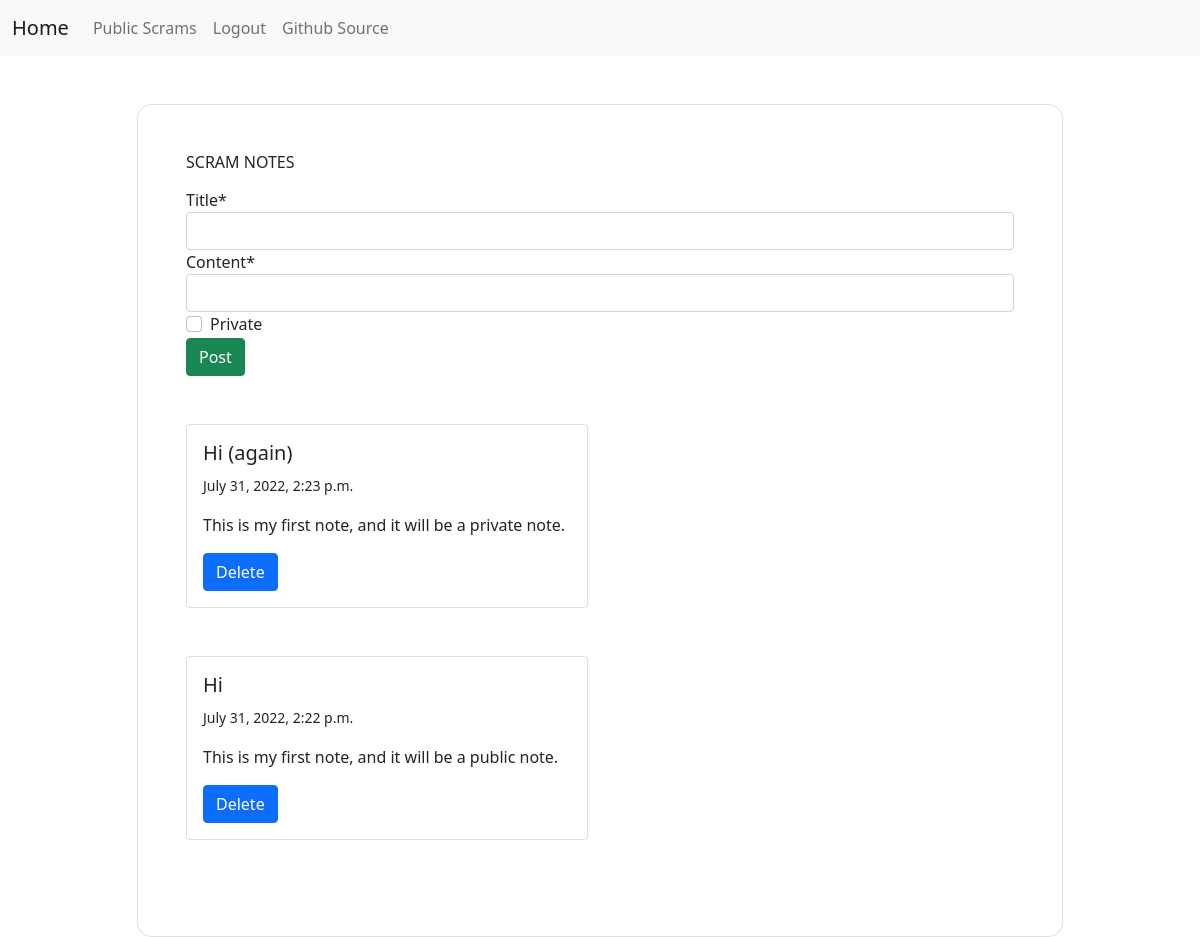
The page / (signed in) on the database its author committed.
### scramapp/models.py (models this page shows)
class scram(models.Model):
    title = models.CharField(max_length=200)
    content = models.CharField(max_length=1000)
    private = models.BooleanField()
    user = models.ForeignKey(User, on_delete=models.CASCADE)
    created_at = models.DateTimeField(auto_now_add=True)
    modified_at = models.DateTimeField(auto_now=True)
    class Meta:
        ordering = ('title',)

### scramapp/views.py (the view, shortened to what this page needs)
# urls.py: path('', home_view, name = 'home'),
def home_view(request):
    user = request.user
    if user.is_anonymous:
        form = UserCreationForm()
        return render(request, 'scramapp/register_user.html', {'form':form})
    form = ScramForm
    my_notes = scram.objects.filter(user=request.user).order_by('-created_at')
    context = {'form':form,'my_notes':my_notes}
    return render(request, 'scramapp/home.html', context)

### scramapp/templates/scramapp/home.html (shortened to what this page needs)
{% extends 'scramapp/base.html' %}
{% load crispy_forms_tags %}
{% block content %}
    <section class="vh-100" style="background-color: white;">
        <div class="container py-5 h-100">
          <div class="row d-flex justify-content-center align-items-center h-100">
            <div class="col col-xl-10">
              <div class="card" style="border-radius: 15px;">
                <div class="card-body p-5">
                  <h6 class="mb-3">SCRAM NOTES</h6>
                  <form action = "" method = "post">
                    {{ form|crispy }}
                    <input type="submit" class="btn btn-success" value=Post>
                </form>
                <br><br>
                <div class="row">
                  <div class="col-sm-6">
                    {% for note in my_notes %}
                    <div class="card">
                      <div class="card-body">
                        <h5 class="card-title">{{ note.title }}</h5>
                        <p><small>{{ note.created_at }}</small></p>
                        <p class="card-text">{{ note.content }}</p>
                        <a href="{% url 'delete_plan' note.id %}" class="btn btn-primary">Delete</a>
                      </div>
                    </div>
                    <br><br>
                    {% endfor %}
                  </div>
                </div>
                </div>
              </div>
            </div>
          </div>
        </div>
      </section>
      {% endblock %}

### rows shown on the page
scram: title "Hi (again)", created_at "July 31, 2022, 2:23 p.m.", content "This is my first note, and it will be a private note."
scram: title "Hi", created_at "July 31, 2022, 2:22 p.m.", content "This is my first note, and it will be a public note."
